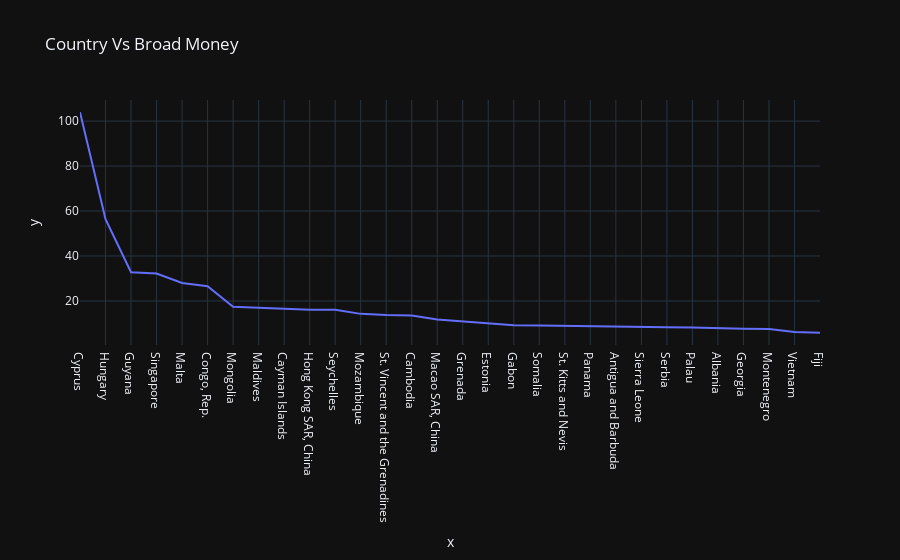

Here is the notebook cell this chart was saved with:
### Markdown cell above
### Country Vs Broad money

### Code cell
df = df.sort_values(by=['Foreign direct investment, net inflows (% of GDP)'], ascending=False)
fig = px.line(df,x=df['Country Name'].head(30), y=df['Foreign direct investment, net inflows (% of GDP)'].head(30),template = "plotly_dark"
              ,title="Country Vs Broad Money")
fig.show()

### Figure 1 — Plotly figure (JSON) as saved in the notebook; plotly's stock layout.template omitted (floating-point values rounded to 4 significant figures)
{"data": [{"hovertemplate": "x=%{x}<br>y=%{y}<extra></extra>", "legendgroup": "", "line": {"color": "#636efa", "dash": "solid"}, "marker": {"symbol": "circle"}, "mode": "lines", "name": "", "orientation": "v", "showlegend": false, "type": "scatter", "x": ["Cyprus", "Hungary", "Guyana", "Singapore", "Malta", "Congo, Rep.", "Mongolia", "Maldives", "Cayman Islands", "Hong Kong SAR, China", "Seychelles", "Mozambique", "St. Vincent and the Grenadines", "Cambodia", "Macao SAR, China", "Grenada", "Estonia", "Gabon", "Somalia", "St. Kitts and Nevis", "Panama", "Antigua and Barbuda", "Sierra Leone", "Serbia", "Palau", "Albania", "Georgia", "Montenegro", "Vietnam", "Fiji"], "xaxis": "x", "y": [103.9, 56.37, 32.76, 32.17, 27.96, 26.52, 17.46, 16.95, 16.59, 16.06, 16.05, 14.26, 13.71, 13.52, 11.75, 10.82, 9.866, 9.204, 9.044, 8.832, 8.821, 8.392, 8.308, 8.293, 8.198, 7.857, 7.674, 7.534, 6.155, 5.864], "yaxis": "y"}], "layout": {"legend": {"tracegroupgap": 0}, "title": {"text": "Country Vs Broad Money"}, "xaxis": {"anchor": "y", "domain": [0, 1], "title": {"text": "x"}}, "yaxis": {"anchor": "x", "domain": [0, 1], "title": {"text": "y"}}}}
